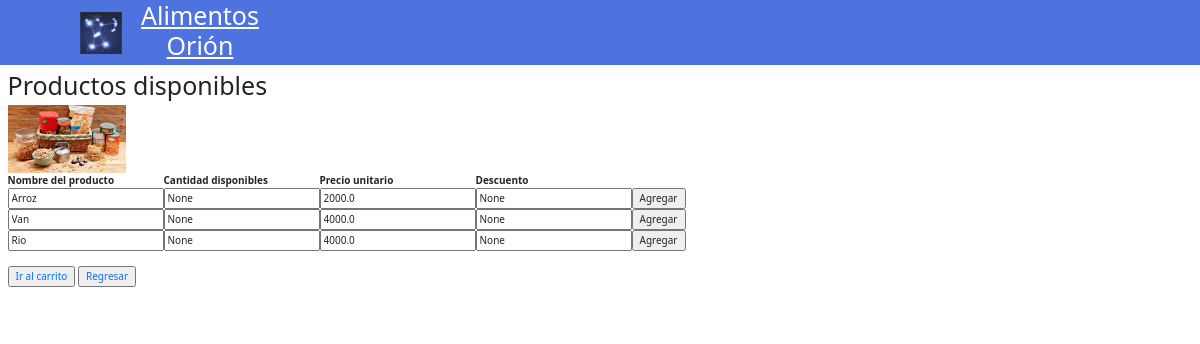
The page /tienda on the database as committed earlier.
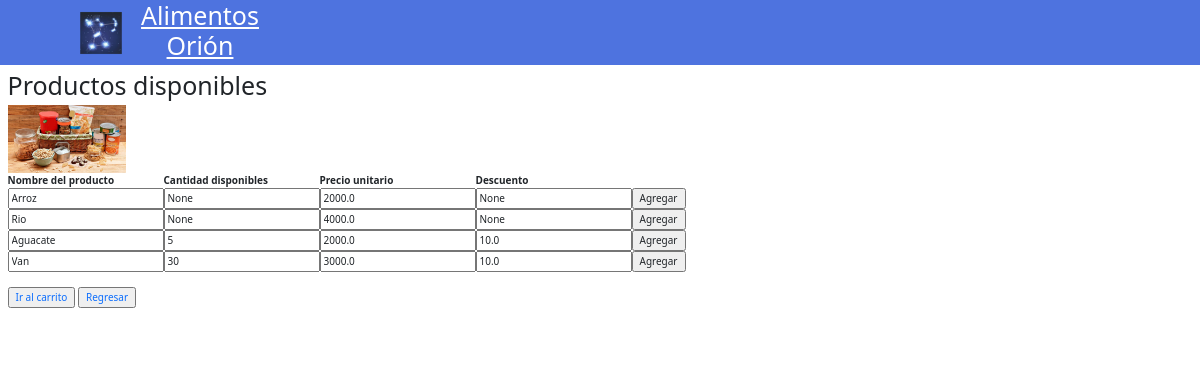
The same page on the database as committed later.
### tables this page shows
CREATE TABLE Productos (Codigo_del_producto TEXT NOT NULL PRIMARY KEY, Nombre_del_producto TEXT, Tipo_producto TEXT, Cantidad_de_unidades_actuales_totales_en_el_inventario INTEGER, Tipo_de_unidad TEXT, Precio_unitario DOUBLE, Porcentaje_de_promocion DOUBLE, Numero_unidades_vendidas INTEGER, Valor_total_de_las_ventas DOUBLE, Categoria_del_producto TEXT, Bono BOOLEAN, Acumulados_descontados INTEGER, Comentarios_de_los_clientes TEXT, Calificacion_dada_al_producto INTEGER, Id_baja TEXT REFERENCES bitacora_de_baja (Id_baja), Id_inventario TEXT REFERENCES Inventario (Id_inventario));

### main.py (the view)
@app.route('/tienda')
def tienda():
    data=db_manager.lista_productos()
    print(data[0])
    return render_template('tienda.html',data=data)

### db_manager.py (called while the page is built)
def sql_connection():
    try:
        if 'con' not in g:
            path = main.confBd()
            g.con = sqlite3.connect(path + "orion.db")
        return g.con
    except Error:
        print(Error)

def lista_productos():
    status = { 'error':None, 'data':None}
    try:
        con=sql_connection()
        cur = con.cursor()
        query1=cur.execute("SELECT * FROM Productos").fetchall()
        if query1!=None:
            status['data']= query1 #status['data']=[[]]
            print(status['data'])
            return status['data']
        else:
            status['error'] = "Ocurrio un error"
            return status
    except Error:
        status['error'] = "Algo salió mal "+ Error
        return status

### main.py (called while the page is built)
def confBd():
    path = ''
    if get_env == 'production':
        path = os.path.abspath(os.getcwd())
    return path

### templates/tienda.html (shortened to what this page needs)
{%  extends "constantes.html" %}
{% block desarrollo %}
<div class="container">
    <div class="fila1">
        <header>
            <h1>Productos disponibles</h1>
        </header>
    </div>
    <div class="fila2">
        <section>
            <table class="default">
            <tr>
                <div class="imagen"  >
                    <img src="{{url_for('static',filename='images/alimentos.jpg')}}"  alt="producto" width="10%">
                </div>
                <th>Nombre del producto</th>
                <th>Cantidad disponibles</th>
                <th>Precio unitario</th>
                <th>Descuento</th>
                <th></th>
            </tr>
            {% for d in data %}
            <tr>
                <td><input type="text" readonly name="codigo" id="codigo" value={{d[1]}}></td>
                <td><input type="text" name="cantidad" id="cantidad" value={{d[3]}}></td>
                <td><input type="text" readonly name="precio" id="precio" value={{d[5]}}></td>
                <td><input type="text" readonly name="descuento" id="descuento" value={{d[6]}}></td>
                <td><input type="submit" value="Agregar"></td>
            </tr>
            {% endfor %}
            </table>
        </section>
     </div>
     <div class="fila3">
         <br>
        <a href="/tienda/compras"><input type="button" value="Ir al carrito"></a>
        <a href=""><input type="button" value="Regresar"></a>
     </div>
</div>
<div><br><br></div>
{% endblock %}

### templates/constantes.html (shortened to what this page needs)
{% extends "bootstrap/base.html" %}
{% block html_attribs %} lang="es"{% endblock %}
{% block styles %}
{{super()}}
<link href="https://cdn.jsdelivr.net/npm/bootstrap@5.1.3/dist/css/bootstrap.min.css" rel="stylesheet">
{% endblock %}
{% block content %}
  <div class="container-fluid">
        <div class="row align-items-center  text-white" style="background-color: #4e73df;">
            <div class="col-1">
                <a href="/login/dashboard"><img src="{{url_for('static',filename='images/orion_icon.png')}}" alt="User" width="50px" height="50px" style="margin-left: 80%"></a>
            </div>
            <div class="col-2 text-center">
                <a href="/login/dashboard" Style="color:white"><h1>Alimentos Orión</h1></a>
            </div>
        </div>
        <div class="row">
            {% block desarrollo %}{% endblock %}
        </div>
  </div>
{% endblock %}

Rows that differ between the two databases and show on the page:
removed Productos: cantidad "None", precio "4000.0", descuento "None"
added Productos: codigo "Aguacate", cantidad "5", precio "2000.0", descuento "10.0"
added Productos: cantidad "30", precio "3000.0", descuento "10.0"
